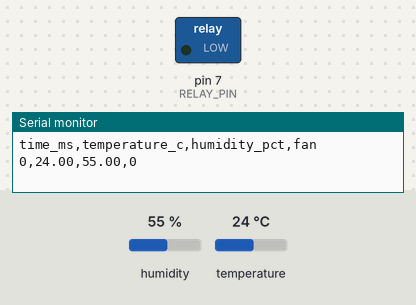
The sketch below on a simulated Arduino Uno, built with avr-gcc and run on an emulated ATmega328P. Shown: switched loads named in the sketch (green lamp = pin HIGH), the last lines printed to the serial monitor. The test bench sets the inputs (shaded band); at power-on: humidity 55 %, temperature 24 °C.

Above: at 0.1 s.
At 120.1 s:
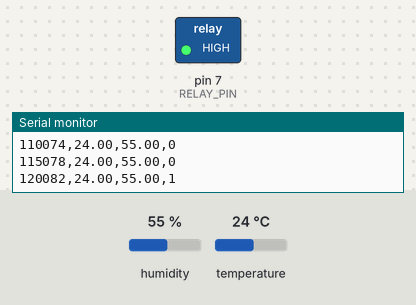
Timing chart, 0 to 121.6 s (numbered marks = the images above):
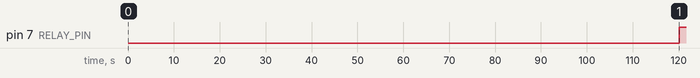

The sketch:

c8-ventilation-recovery.ino
```cpp
// @pin A4=A4
// @pin A5=A5
#include <Wire.h>
#include <Adafruit_BME280.h>

// @pin RELAY=D7
// @baud 9600

Adafruit_BME280 bme;
const byte RELAY_PIN = 7;
// 팬을 켜 두는 시간입니다. 방의 크기에 맞춰 늘리거나 줄이세요.
// @tunable fanOnSeconds
int fanOnSeconds = 120;

void report(int fanState) {
  Serial.print(millis());
  Serial.print(',');
  Serial.print(bme.readTemperature(), 2);
  Serial.print(',');
  Serial.print(bme.readHumidity(), 2);
  Serial.print(',');
  Serial.println(fanState);
}

void setup() {
  Serial.begin(9600);
  if (!bme.begin(0x76)) Serial.println("# BME280_ERROR");
  pinMode(RELAY_PIN, OUTPUT);
  digitalWrite(RELAY_PIN, LOW);
  Serial.println("time_ms,temperature_c,humidity_pct,fan");
}

void loop() {
  // 켜기 전 2분, 켠 동안, 끈 뒤 5분을 한 줄기로 남깁니다. 회복 시간은
  // 끈 시각을 알아야 잴 수 있으므로 팬 상태를 매 행에 함께 적습니다.
  for (int i = 0; i < 24; i++) {
    report(0);
    delay(5000);
  }
  digitalWrite(RELAY_PIN, HIGH);
  for (int i = 0; i < fanOnSeconds / 5; i++) {
    report(1);
    delay(5000);
  }
  digitalWrite(RELAY_PIN, LOW);
  for (int i = 0; i < 60; i++) {
    report(0);
    delay(5000);
  }
}
```

Measured:
- by itself, pin 7 (RELAY_PIN): LOW → HIGH at 120 s
